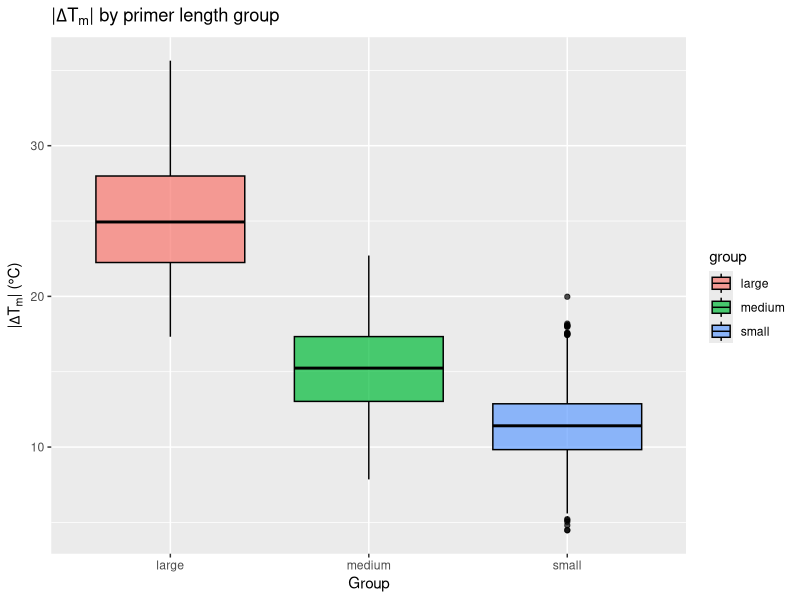
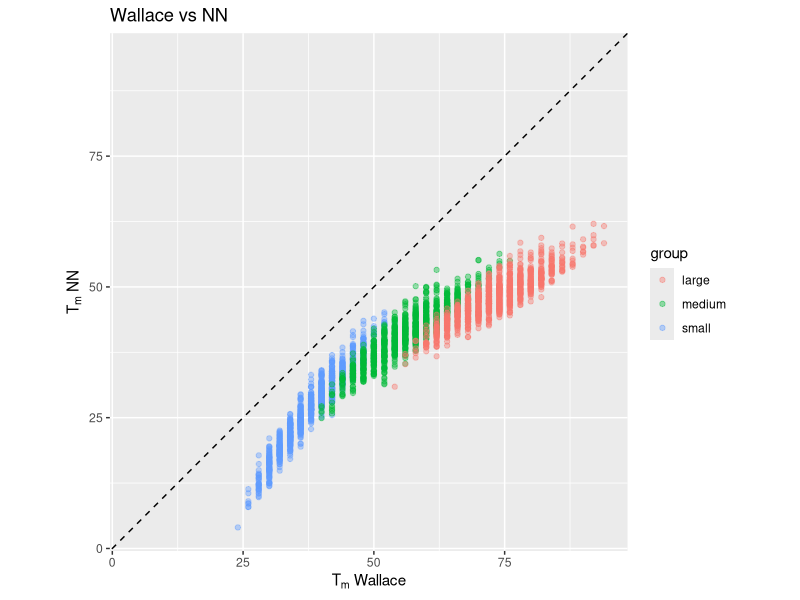
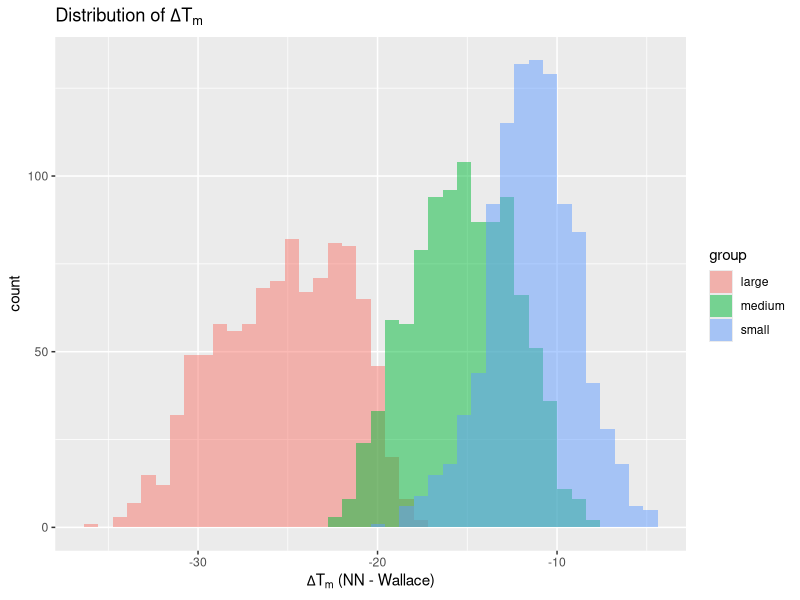
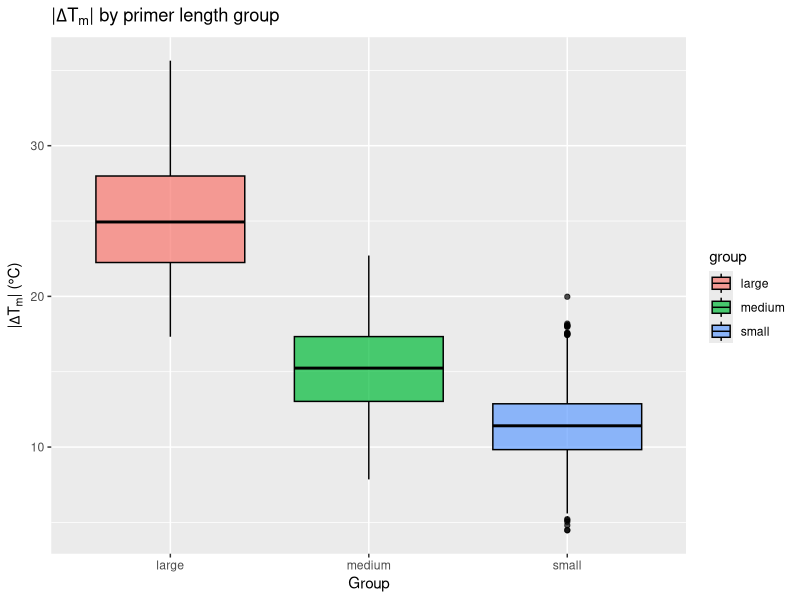
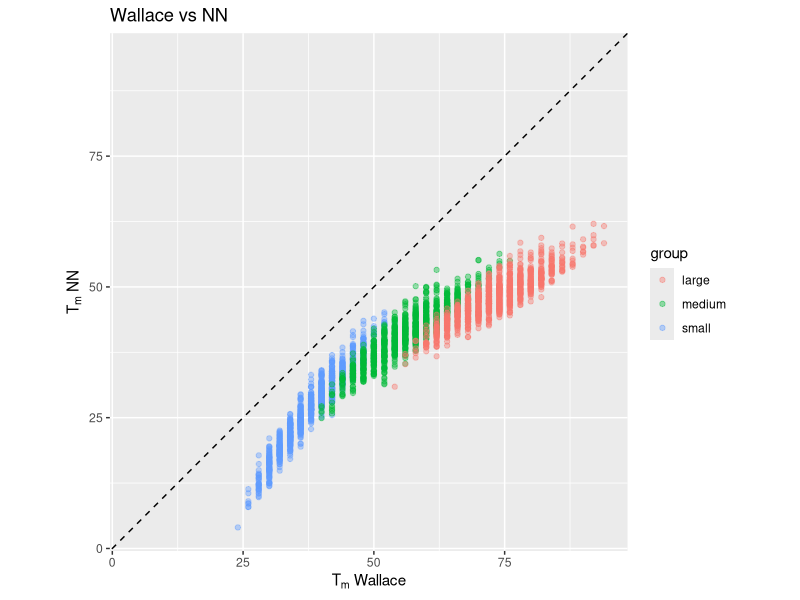
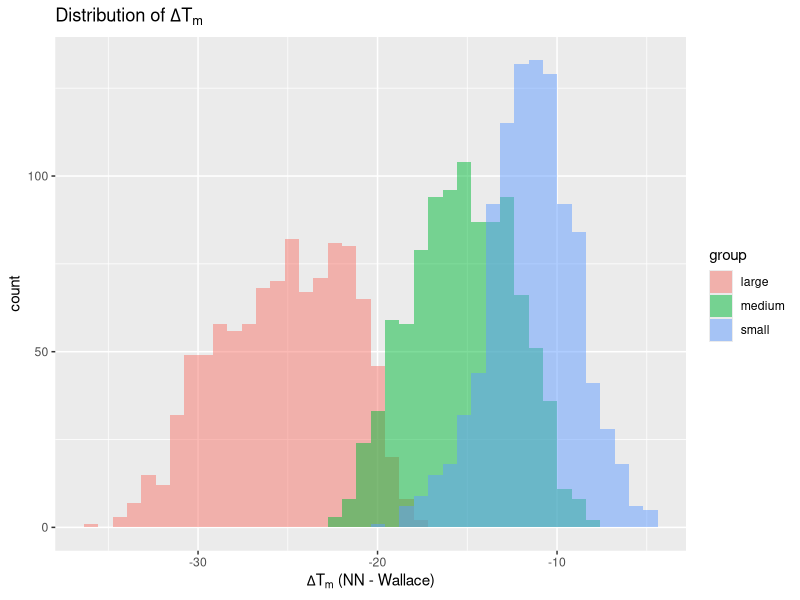

Write R code to recreate these figures, in order.
library(ggplot2)

set.seed(123)

# Wallace rule function
melting_temp <- function(seq){
  seq <- unlist(strsplit(seq, split=""))
  counts <- table(seq)
  a <- sum(counts["A"],na.rm=T)
  c <- sum(counts["C"],na.rm=T)
  g <- sum(counts["G"],na.rm=T)
  t <- sum(counts["T"],na.rm=T)
  t_melt <- 4*(g+c)+2*(a+t)
  return(t_melt)
}


# Nearest-Neighbor model function
tm_nn <- function(primer,
                  conc_primer = 0.25e-6,
                  conc_na = 50e-3,
                  self_comp = FALSE){
  
  primer <- toupper(primer)
  bases <- strsplit(primer, "")[[1]]
  n <- length(bases)
  
  dinuc <- character(n - 1)
  for(i in 1:(n - 1)){
    dinuc[i] <- paste0(bases[i], bases[i+1])
  }
  
  nn_map <- c(
    "AA"="AA/TT", "TT"="AA/TT",
    "AT"="AT/TA",
    "TA"="TA/AT",
    "CA"="CA/GT", "TG"="CA/GT",
    "GT"="GT/CA", "AC"="GT/CA",
    "CT"="CT/GA", "AG"="CT/GA",
    "GA"="GA/CT", "TC"="GA/CT",
    "CG"="CG/GC",
    "GC"="GC/CG",
    "GG"="GG/CC", "CC"="GG/CC"
  )
  
  keys <- nn_map[dinuc]
  
  nn_params <- data.frame(
    pair = c("AA/TT","AT/TA","TA/AT","CA/GT","GT/CA",
             "CT/GA","GA/CT","CG/GC","GC/CG","GG/CC"),
    dH = c(-7.9, -7.2, -7.2, -8.5, -8.4,
           -7.8, -8.2, -10.6, -9.8, -8.0),
    dS = c(-22.2, -20.4, -21.3, -22.7, -22.4,
           -21.0, -22.2, -27.2, -24.4, -19.9)
  )
  
  idx <- match(keys, nn_params$pair)
  
  dH_total <- sum(nn_params$dH[idx])
  dS_total <- sum(nn_params$dS[idx])
  
  for (ext in c(bases[1], bases[n])) {
    if (ext %in% c("G","C")) {
      dH_total <- dH_total + 0.1
      dS_total <- dS_total - 2.8
    } else if (ext %in% c("A","T")) {
      dH_total <- dH_total + 2.3
      dS_total <- dS_total + 4.1
    } else {
      stop("Invalid base")
    }
  }
  
  if(self_comp){
    dS_total <- dS_total - 1.4
  }
  
  R <- 1.987
  
  Ct <- if(self_comp) conc_primer/2 else conc_primer/4
  
  Tm <- (1000 * dH_total) / (dS_total + R * log(Ct)) - 273.15 + 16.6 * log10(conc_na)
  
  return(Tm)
}

# Simulation of three groups of primers
small <- c(12:17)
medium <- c(18:24)
large <- c(25:30)

bases <- c("A","T","G")

s_primers <- vector()
m_primers <- vector()
l_primers <- vector()

for(i in 1:1000){
  primer_length <- sample(small,1)
  primer <- sample(bases,primer_length,replace=T)
  primer <- paste(primer,collapse="")
  s_primers[i] <- primer
}

for(i in 1:1000){
  primer_length <- sample(medium,1)
  primer <- sample(bases,primer_length,replace=T)
  primer <- paste(primer,collapse="")
  m_primers[i] <- primer
}

for(i in 1:1000){
  primer_length <- sample(large,1)
  primer <- sample(bases,primer_length,replace=T)
  primer <- paste(primer,collapse="")
  l_primers[i] <- primer
}

# Calculation of Tm with Wallace rule
wallace_s <- vector()
wallace_m <- vector()
wallace_l <- vector()

for(i in 1:1000){
  p <- s_primers[i]
  tm <- melting_temp(p)
  wallace_s[i] <- tm
}

for(i in 1:1000){
  p <- m_primers[i]
  tm <- melting_temp(p)
  wallace_m[i] <- tm
}

for(i in 1:1000){
  p <- l_primers[i]
  tm <- melting_temp(p)
  wallace_l[i] <- tm
}

# Calculation of Tm with Nearest-Neighbor
nn_s <- vector()
nn_m <- vector()
nn_l <- vector()

for(i in 1:1000){
  p <- s_primers[i]
  tm <- tm_nn(p)
  nn_s[i] <- tm
}

for(i in 1:1000){
  p <- m_primers[i]
  tm <- tm_nn(p)
  nn_m[i] <- tm
}

for(i in 1:1000){
  p <- l_primers[i]
  tm <- tm_nn(p)
  nn_l[i] <- tm
}

#Differences between Wallace and NN Tm
delta_s <- nn_s - wallace_s
delta_m <- nn_m - wallace_m
delta_l <- nn_l - wallace_l

# Absolute differences
abs_delta_s <- abs(delta_s)
abs_delta_m <- abs(delta_m)
abs_delta_l <- abs(delta_l)

df <- data.frame(
  group = rep(c("small","medium","large"), each = 1000),
  wallace = c(wallace_s, wallace_m, wallace_l),
  nn = c(nn_s, nn_m, nn_l),
  delta = c(delta_s, delta_m, delta_l),
  abs_delta = c(abs_delta_s, abs_delta_m, abs_delta_l)
)


# Boxplot
boxplot_plot <- ggplot(df, aes(x = group, y = abs_delta, fill = group)) +
  geom_boxplot(alpha = 0.7, color = "black") +
  labs(
    title = expression("|"*Delta*T[m]*"|"~"by primer length group"),
    y = expression("|"*Delta*T[m]*"|"~"(°C)"),
    x = "Group"
  )

boxplot_plot
ggsave("boxplot.pdf", plot = boxplot_plot, width = 6, height = 5)


# Scatter plot
lims <- range(c(df$wallace, df$nn))

scatter_plot <- ggplot(df, aes(x = wallace, y = nn, color = group)) +
  geom_point(alpha = 0.4) +
  geom_abline(slope = 1, intercept = 0, linetype = "dashed") +
  coord_fixed(xlim = lims, ylim = lims) +
  labs(
    title = "Wallace vs NN",
    x = expression(T[m]~"Wallace"),
    y = expression(T[m]~"NN")
  )

scatter_plot
ggsave("scatter.pdf", plot = scatter_plot, width = 6, height = 5)


# Histogram
histogram_plot <- ggplot(df, aes(x = delta, fill = group)) +
  geom_histogram(alpha = 0.5, bins = 40, position = "identity") +
  labs(
    title = expression("Distribution of "*Delta*T[m]),
    x = expression(Delta*T[m]~"(NN - Wallace)")
  )

histogram_plot
ggsave("histogram.pdf", plot = histogram_plot, width = 6, height = 5)


# Summary table with mean and confidence interval of |dTm|
summary_df <- aggregate(abs_delta ~ group, df, function(x){
  m <- mean(x)
  se <- sd(x) / sqrt(length(x))
  c(
    mean = m,
    ci_low = m - 1.96 * se,
    ci_high = m + 1.96 * se
  )
})

# Convert to proper data frame
summary_df <- do.call(data.frame, summary_df)

# Rename columns
colnames(summary_df) <- c("group", "mean_abs_delta", "ci_low", "ci_high")

summary_df

# Save as CSV
write.csv(summary_df, "summary_table.csv", row.names = FALSE)
